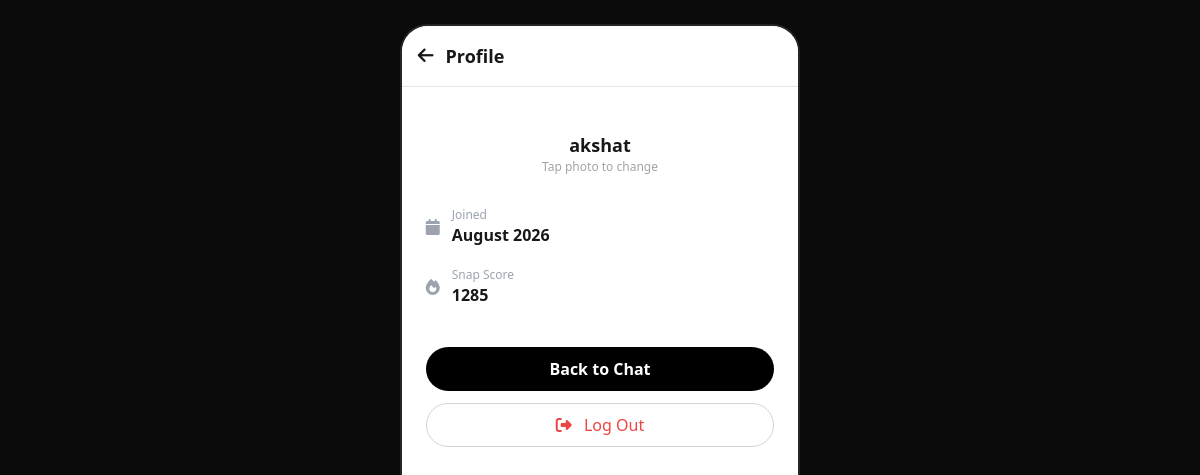
The page /profile/ (signed in) on the database its author committed.
### core/models.py (models this page shows)
class SnapUser(AbstractUser):
    avatar = models.ImageField(upload_to="avatar", default="snaps/default.jpg")
    latitude = models.FloatField(null=True, blank=True)
    longitude = models.FloatField(null=True, blank=True)

### core/views.py (the view)
# urls.py: path("profile/", profile_view, name="profile"),
def profile_view(request):
    return render(request, "accounts/profile.html")

### core/templates/accounts/profile.html (shortened to what this page needs)
{% extends 'base.html' %}
{% block content %}
<div class="h-full bg-white">
    <div class="flex items-center px-4 py-4 border-b">
        <a href="{% url 'home' %}" class="mr-3">
            <i class="fa-solid fa-arrow-left text-lg"></i>
        </a>
        <h1 class="font-semibold text-lg">
            Profile
        </h1>
    </div>
    <div class="px-6 pt-8">
        <div class="flex flex-col items-center">
            <h2 class="mt-3 text-lg font-bold">
                {{ request.user.username }}
            </h2>
            <p class="text-xs text-neutral-400">
                Tap photo to change
            </p>
        </div>
        <div class="mt-8 space-y-5">
            <div class="flex items-center gap-3">
                <i class="fa-solid fa-calendar text-gray-400"></i>
                <div>
                    <p class="text-xs text-gray-400">
                        Joined
                    </p>
                    <p class="font-semibold">
                        {{ request.user.date_joined|date:"F Y" }}
                    </p>
                </div>
            </div>
            <div class="flex items-center gap-3">
                <i class="fa-solid fa-fire text-gray-400"></i>
                <div>
                    <p class="text-xs text-gray-400">
                        Snap Score
                    </p>
                    <p class="font-semibold">
                        {{ request.user.id|add:1284 }}
                    </p>
                </div>
            </div>
        </div>
        <div class="mt-10 space-y-3">
            <a href="{% url 'home' %}"
                class="w-full h-11 rounded-full bg-black text-white flex items-center justify-center font-semibold">
                Back to Chat
            </a>
            <form action="{% url 'logout' %}" method="POST">
                <button
                    class="w-full h-11 rounded-full border border-neutral-300 text-red-500 font-medium hover:bg-neutral-50 transition">
                    <i class="fa-solid fa-right-from-bracket mr-2"></i>
                    Log Out
                </button>
            </form>
        </div>
    </div>
</div>
{% endblock %}

### core/templates/base.html (style rules this page uses)
body { font-family: "Plus Jakarta Sans", sans-serif; }

### rows shown on the page
SnapUser: user.username "akshat", user.date_joined "August 2026", user.id|add "1285"
